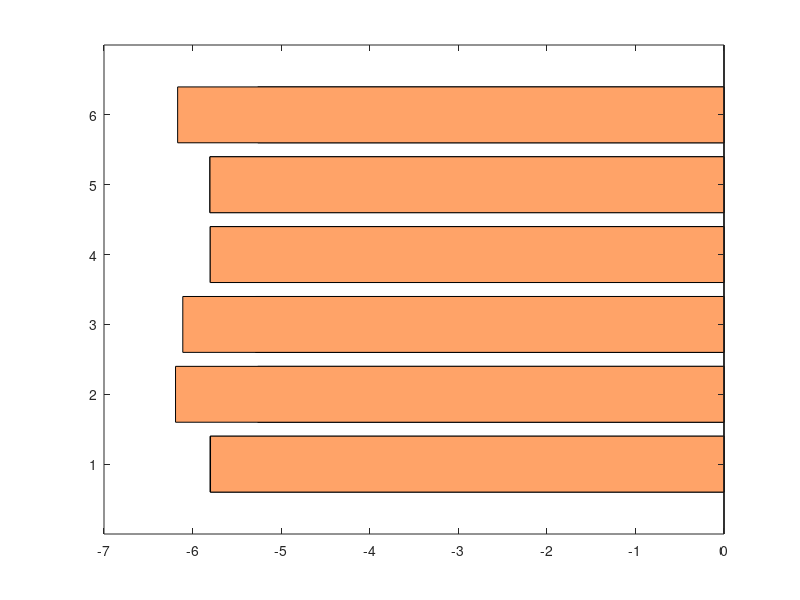

The MATLAB script that drew this image: (Note: this script raises an error after producing the figure.)
% this was used to generate the plots

% clear everything and previously generate plots
clear
close all force

data = load('2layers_1k_faults_perm_mean_output.mat', '-mat');
total_data = data.faults_perm_mean;

total_names = {'sc_c', 'sc_s', 'cs_c', 'cs_s'};
graph_names = {'SC/C', 'SC/S', 'CS/C', 'CS/S'};

cmap = copper(12);

for g = 1 : 4
    output_data = total_data(13*(g-1)+1 : 13*g, :);
    output_name = total_names{g};
    
    kxx_effect = zeros(1, 12);
    kyy_effect = zeros(1, 12);
    kzz_effect = zeros(1, 12);

    var_names = {'V_{cl} (FW_1)', 'V_{cl} (FW_2)', 'V_{cl} (HW)', 'f_{dip}', 'z_f', 'z_{max}'};

    kxx_effect_lower = zeros(1, 6);
    kxx_effect_upper = zeros(1, 6);

    kyy_effect_lower = zeros(1, 6);
    kyy_effect_upper = zeros(1, 6);

    kzz_effect_lower = zeros(1, 6);
    kzz_effect_upper = zeros(1, 6);

    % change: already took log, so just avg here
    % kxx_baseline = log10(output_data(1, 1)/(milli*darcy));
    % kyy_baseline = log10(output_data(1, 2)/(milli*darcy));
    % kzz_baseline = log10(output_data(1, 3)/(milli*darcy));
    kxx_baseline = output_data(1,1);
    kyy_baseline = output_data(1,2);
    kzz_baseline = output_data(1,3);

    for i = 1 : 12
        if mod(i, 2) == 1
            kxx_effect_lower((i+1)/2) = output_data(i+1, 1);
            kyy_effect_lower((i+1)/2) = output_data(i+1, 2);
            kzz_effect_lower((i+1)/2) = output_data(i+1, 3);
        else
            kxx_effect_upper((i/2))= output_data(i+1, 1);
            kyy_effect_upper((i/2)) = output_data(i+1, 2);
            kzz_effect_upper((i/2)) = output_data(i+1, 3);
        end
    end

    % Sort the values based on the lower change
    % Sort the higher values and the names arrays using the same indices
    % [kyy_effect_lower, ind] = sort(kyy_effect_lower,'descend');
    % kyy_effect_upper = kyy_effect_upper(ind);
    % variables_sorted = variables(ind);
    
    % Create a figure and plot the low and high horizontally
    % Plot for kxx-direction
    kxx_fig = figure;
    h1 = barh(kxx_effect_lower, 'FaceColor', cmap(2, :));
    hold on;
    h2 = barh(kxx_effect_upper, 'FaceColor', cmap(10, :));
    bh1 = get(h1,'BaseLine');
    set(bh1,'BaseValue', kxx_baseline);
    graph_title = ['Sensitivity Analysis (2 layers, 1k simulations)' ' for ' graph_names{g} ' in kxx-direction'];
    title(graph_title, 'FontSize', 13);


    % simply labeling
    yticks(1:numel(var_names));
    yticklabels(var_names);
    ax = gca;
    ax.YAxis.FontSize = 14; % for readability purpose
    
    % absolute scaling
    xlabel('Mean Permeability');
    ax = gca;
    ax.XAxis.FontSize = 12; % for readability purpose
    ax.XLabel.FontSize = 12;
    legend([h1 h2],'Negative Perturbation','Positive Perturbation')

    filename = ['rel_' output_name '_kxx_2layer_1k.png'];
    exportgraphics(kxx_fig, filename, 'Resolution', 300);

    %%%%%%%%%%
    % Plot for kyy-direction
    kyy_fig = figure;
    h3 = barh(kyy_effect_lower, 'FaceColor', cmap(2, :));
    hold on;
    h4 = barh(kyy_effect_upper, 'FaceColor', cmap(10, :));
    bh3 = get(h3,'BaseLine');
    set(bh3,'BaseValue', kyy_baseline);
    graph_title = ['Sensitivity Analysis (2 layers, 1k simulations)' ' for ' graph_names{g} ' in kyy-direction'];
    title(graph_title, 'FontSize', 13);
    % title('Sensitivity Analysis (2 layers, cs/s, kyy)');

    yticks(1:numel(var_names));
    yticklabels(var_names);
    ax = gca;
    ax.YAxis.FontSize = 14; % for readability purpose
    
    xlabel('Mean Permeability');
    ax = gca;
    ax.XAxis.FontSize = 12; % for readability purpose
    ax.XLabel.FontSize = 12;
    legend([h3 h4],'Negative Perturbation','Positive Perturbation')

    filename = ['rel_' output_name '_kyy_2layer_1k.png'];
    exportgraphics(kyy_fig, filename, 'Resolution', 300);

    %%%%%%%%%%
    % Plot for kzz-direction
    kzz_fig = figure;
    h5 = barh(kzz_effect_lower, 'FaceColor', cmap(2, :));
    hold on;
    h6 = barh(kzz_effect_upper, 'FaceColor', cmap(10, :));
    bh5 = get(h5,'BaseLine');
    set(bh5,'BaseValue', kzz_baseline);

    graph_title = ['Sensitivity Analysis (2 layers, 1k simulations)' ' for ' graph_names{g} ' in kzz-direction'];
    title(graph_title, 'FontSize', 13);

    yticks(1:numel(var_names));
    yticklabels(var_names);
    ax = gca;
    ax.YAxis.FontSize = 14; % for readability purpose

    xlabel('Mean Permeability');
    ax = gca;
    ax.XAxis.FontSize = 12; % for readability purpose
    ax.XLabel.FontSize = 12;
    legend([h5 h6],'Negative Perturbation','Positive Perturbation')
    
    filename = ['rel_' output_name '_kzz_2layer_1k.png'];
    exportgraphics(kzz_fig, filename, 'Resolution', 300);

    close all force;
end